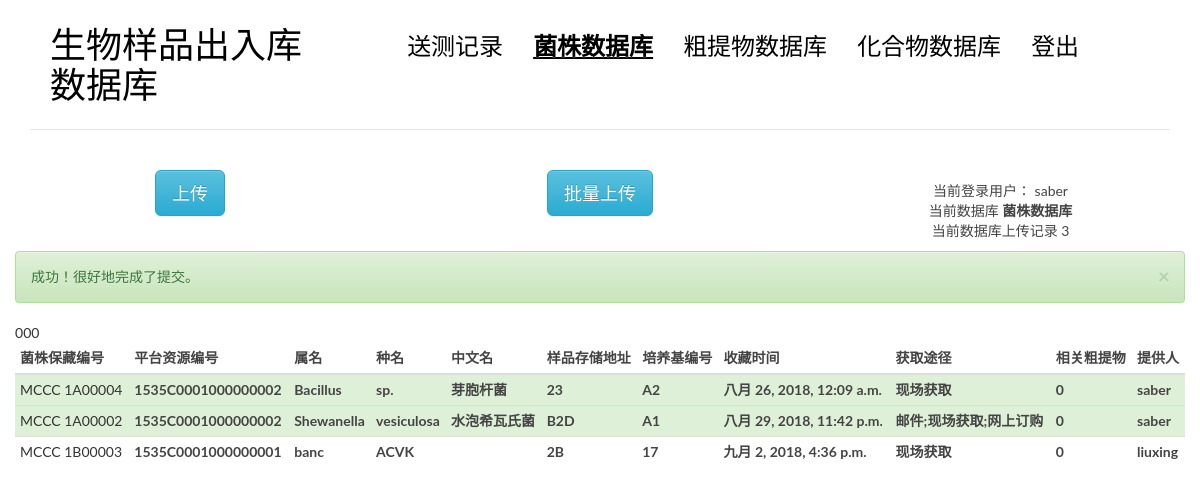
/bactalter/ (signed in), run on an earlier commit of the app's database.
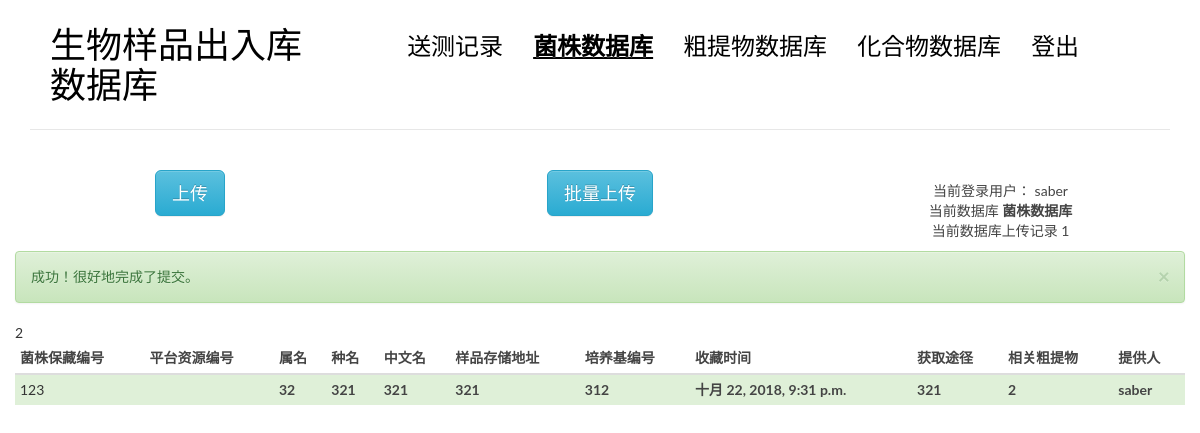
And on a later commit of the database.
### blog/models.py (models this page shows, shortened)
@python_2_unicode_compatible
class bact(models.Model):  #菌株
    bactnumber = models.CharField(max_length = 50,blank = False) #菌株保藏编号 输入
    sourcenum = models.CharField(max_length = 50, blank = True) #平台资源编号 输入
    genus = models.CharField(max_length = 200,blank = False) #属名 输入
    species = models.CharField(max_length = 200,blank = False) #种名 输入
    chinesename = models.CharField(max_length = 200, blank = True) #中文名 输入
    recadd = models.CharField(max_length = 100,blank = False)#样品存储地址 输入
    orinum = models.CharField(max_length = 100, blank = True) #原始资源编号 输入
    history = models.CharField(max_length = 100, blank = True) #来源历史 输入
    storetime = models.DateTimeField(auto_now_add=True,editable = True) #收藏时间
    media = models.CharField(max_length = 50,blank = False) #培养基编号 输入
    getmet = models.CharField(max_length = 100,blank = False) #获取途径 输入
    upload = models.ForeignKey(User, null = True)#保藏人
    modbact = models.CharField(max_length = 50, blank = True)#模式菌株 输入
    mianuse = models.CharField(max_length = 100, blank = True) #主要用途 输入
    danger = models.CharField(max_length = 100, blank = True) #生物危害程度 输入
    comment = models.CharField(max_length = 500, blank = True) #输入

### blog/bact.py (the view)
# urls.py: url(r'^bactalter/$', views.bactalter, name='bactalter'),
def bactalter(request):
    if request.method == 'GET':
        try:
            id = request.GET.get('id')
            bactnumber = request.GET.get('bactnumber')
            sourcenum = request.GET.get('sourcenum')
            genus = request.GET.get('genus')
            species = request.GET.get('species')
            chinesename = request.GET.get('chinesename')
            recadd =  request.GET.get('recadd')
            orinum = request.GET.get('orinum')
            history = request.GET.get('history')
            storetime = request.GET.get('storetime')
            media = request.GET.get('media')
            getmet = request.GET.get('getmet')
            modbact =request.GET.get('modbact')
            mianuse =request.GET.get('mianuse')
            danger =request.GET.get('danger')
            comment =request.GET.get('comment')
            infos = {
                'bactnumber' : bactnumber,
                'sourcenum' : sourcenum,
                'genus' : genus,
                'species' : species,
                'chinesename' : chinesename,
                'recadd' : recadd,
                'orinum' : orinum,
                'history' : history,
                'storetime' : storetime,
                'media' : media,
                'getmet' : getmet,
                'upload' : request.user,
                'modbact' : modbact,
                'mianuse' : mianuse,
                'danger' : danger,
                'comment' : comment,
            }
            bact.objects.select_for_update().filter(id = id).update(**infos)
            return bactindex(request, msg = 0)
        except:
            return bactindex(request, msg = 1)

### blog/bact.py (called while the page is built)
@login_required
def bactindex(request, msg = -1, err = []):
    lists =bact.objects.annotate(num_crudeex=Count('crudeex'))
    num = len(lists)
    return render(request, 'blog/bact.html', context = {'tests' : lists, 'msg' : msg, 'num': num, 'err' : err} )

### templates/blog/bact.html (shortened to what the changed rows need)
{% extends 'base.html' %}
{% load blog_tags %}
{%block main %}
<body>
            <div class="row">
                <div class="col-md-4 col-sm-7 col-xs-4">
                    <nav class="main-nav" role="navigation">
                        <div class="collapse navbar-collapse" id="bs-example-navbar-collapse-1">
                            <ul class="list-unstyled text-center" >
                                <li>当前登录用户： {{request.user}}</li>
                                <li>当前数据库 <strong>菌株数据库</strong></li>
                                <li>当前数据库上传记录 {{num}}</li>
                            </ul>
                        </div>
                    </nav>
                </div>
            </div>
            <div class="col-md-12 col-sm-7 col-xs-4">
            <table class="table table-hover table-condensed">
                    <thead>
                        <tr>
                            <th>菌株保藏编号</th>
                            <th>平台资源编号</th>
                            <th>属名</th>
                            <th>种名</th>
                            <th>中文名</th>
                            <th>样品存储地址</th>
                            <th>培养基编号</th>
                            <th>收藏时间</th>
                            <th>获取途径</th>
                            <th>相关粗提物</th>
                            <th>提供人</th>
                        </tr>
                    </thead>
                    <tbody>
                            {% for test in tests %}
                            <a>{{test.num_crudeex}}</a>
                            {% if request.user == test.upload %}
                            <tr class="row1 success" id = "useajax" data-toggle="modal" data-target="#alter" data-whatever="{{test.id}}"
                            data-bactnumber = "{{test.bactnumber}}" data-sourcenum = "{{test.sourcenum}}" data-genus = "{{test.genus}}"
                            data-species = "{{test.species}}" data-chinesename = "{{test.chinesename}}" data-recadd = "{{test.recadd}}"
                            data-orinum = "{{test.orinum}}"  data-history = "{{test.history}}"
                            data-media = "{{test.media}}" data-getmet = "{{test.getmet}}"  data-modbact = "{{test.modbact}}"
                            data-mianuse = "{{test.mianuse}}"  data-danger = "{{test.danger}}"   data-comment = "{{test.comment}}"
                            >
                            {% else %}
                            <tr class="row1">
                            {% endif %}
                                    <td class = "field-bactnumber"><a href="{% url 'blog:bact2cru' test.id %}">{{test.bactnumber}}</a> </td>
                                    <th class = "field-sourcenum">{{test.sourcenum}}</th>
                                    <th class = "field-genus">{{test.genus}}</th>
                                    <th class = "field-species">{{test.species}}</th>
                                    <th class = "field-chinesename">{{test.chinesename}}</th>
                                    <th class = "field-recadd">{{test.recadd}}</th>
                                    <th class = "field-media">{{test.media}}</th>
                                    <th class = "field-storetime">{{test.storetime}}</th>
                                    <th class = "field-getmet">{{test.getmet}}</th>
                                    <th class = "field-rela">{{test.num_crudeex}}</th>
                                    <th class = "field-upload">{{test.upload}}</th>
                            </tr>
                            {% empty %}
                              <div class="row1">null</div>
                            {% endfor %}
                    </tbody>
                </table>
                </div>
</body>
{% endblock main %}

What changed in the data, as far as the page shows it:
removed bact: num_crudeex "0", bactnumber "MCCC 1A00004", sourcenum "1535C0001000000002", genus "Bacillus", species "sp.", chinesename "芽胞杆菌", recadd "23", media "A2", storetime "八月 26, 2018, 12:09 a.m.", getmet "现场获取", upload "saber"
removed bact: num_crudeex "0", bactnumber "MCCC 1A00002", sourcenum "1535C0001000000002", genus "Shewanella", species "vesiculosa", chinesename "水泡希瓦氏菌", recadd "B2D", media "A1", storetime "八月 29, 2018, 11:42 p.m.", getmet "邮件;现场获取;网上订购", upload "saber"
removed bact: num_crudeex "0", bactnumber "MCCC 1B00003", sourcenum "1535C0001000000001", genus "banc", species "ACVK", recadd "2B", media "17", storetime "九月 2, 2018, 4:36 p.m.", getmet "现场获取", upload "liuxing"
added bact: num_crudeex "2", bactnumber "123", genus "32", species "321", chinesename "321", recadd "321", media "312", storetime "十月 22, 2018, 9:31 p.m.", getmet "321", upload "saber"
Also different on the page:
{{ num }}: "3" → "1"
